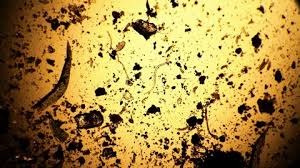
#> input picture MicroPlasticsBackend/dataset/download (1).jpeg, 300 x 168 px
$ python -i app.py   (imports and definitions only)
#> lines starting #> are read from the running program, lines starting #| are printed output that depends on the picture; after the words box and inside, x2 and y2 are one past the last pixel; in counts of white or black regions, pixels touching at a corner belong together
from flask import Flask, request, jsonify, render_template
import cv2
import numpy as np
import os

# ML prediction
from ml_model.predict_model import predict_microplastic

# [1 line not run here, left out]

UPLOAD_FOLDER = "uploads"
# [1 line that did not run here, left out]

SAFE_LIMIT = 30

# create uploads folder if not exists
# [1 line not run here, left out]

# ===============================
# IMAGE ANALYSIS
# ===============================
def analyze_image(image_path):

#> called with image_path = 'dataset/download (1).jpeg'
    image = cv2.imread(image_path)
#> image is the input picture: shape (168, 300, 3); mean B, G, R 70.8, 138.4, 167

    # convert to grayscale
    gray = cv2.cvtColor(image, cv2.COLOR_BGR2GRAY)
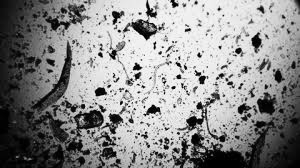
#> gray: shape (168, 300); min 0, max 250, mean 139.2

    # save grayscale image
    cv2.imwrite("static/gray_image.jpg", gray)

    # remove noise
    blur = cv2.GaussianBlur(gray, (5,5), 0)
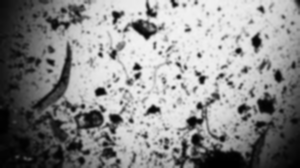
#> blur: shape (168, 300); min 0, max 243, mean 139.2

    # adaptive threshold (better for microscope lighting)
    thresh = cv2.adaptiveThreshold(
        blur,
        255,
        cv2.ADAPTIVE_THRESH_GAUSSIAN_C,
        cv2.THRESH_BINARY_INV,
        11,
        2
    )
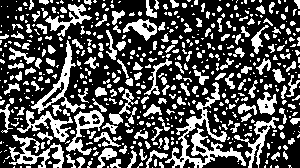
#> thresh: shape (168, 300); 32.6% white; 561 white regions (381 under 20 px), largest, box (x1, y1, x2, y2) and area: (165, 82, 246, 168) 1500, (31, 40, 86, 114) 717, (9, 135, 64, 168) 686

    # remove tiny noise using morphology
    kernel = np.ones((3,3), np.uint8)
    opening = cv2.morphologyEx(thresh, cv2.MORPH_OPEN, kernel, iterations=2)
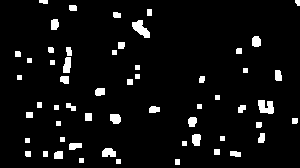
#> opening: shape (168, 300); 5.6% white; 57 white regions, largest, box (x1, y1, x2, y2) and area: (132, 20, 150, 38) 180, (258, 100, 274, 114) 172, (63, 57, 71, 73) 106

    # slightly enlarge particles
    dilated = cv2.dilate(opening, kernel, iterations=1)
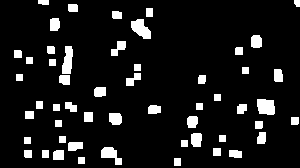
#> dilated: shape (168, 300); 9.3% white; 53 white regions

    # detect contours
    contours, _ = cv2.findContours(
        dilated,
        cv2.RETR_EXTERNAL,
        cv2.CHAIN_APPROX_SIMPLE
    )
#> contours = 53 contours; largest, box (x1, y1, x2, y2) and area: (131, 19, 151, 39) 226, (257, 99, 275, 115) 222, (62, 46, 73, 74) 198, (101, 147, 122, 165) 174, (109, 113, 122, 125) 120

    count = 0

    for contour in contours:

        area = cv2.contourArea(contour)

        # detect small particles
        if area > 10:

            count += 1

            # draw contour on detected particle
            cv2.drawContours(image, [contour], -1, (0,255,0), 1)
#> this loop made 53 passes
#> (contour, area) on passes 1, 2, 5, 7, 10, 11, 12, 13, 17, 21, 22, 25: ([[174, 158], [174, 165], [180, 165], [180, 158]], 42), ([[78, 157], [78, 163], [84, 163], [84, 157]], 36), ([[42, 150], [42, 157], [48, 157], [48, 150]], 42), ([[213, 148], [213, 155], [220, 155], [220, 148]], 49), ([[181, 140], [181, 146], [187, 146], [187, 140]], 36), ([[24, 137], [24, 143], [30, 143], [30, 137]], 36), ([[59, 136], [59, 142], [65, 142], [65, 136]], 36), ([[219, 135], [219, 141], [225, 141], [225, 135]], 36), ([[55, 120], [55, 126], [61, 126], [61, 120]], 36), ([[84, 112], [84, 121], [92, 121], [92, 112]], 72), ([[25, 111], [25, 118], [33, 118], [33, 111]], 56), ([[53, 104], [53, 110], [59, 110], [59, 104]], 36)
#> area on passes 3, 4, 6, 8, 9, 14: 76, 87, 48.5, 174.5, 99.5, 118.5
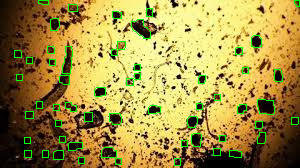
#> image: shape (168, 300, 3); 3.46% of pixels changed, all inside (x1, y1, x2, y2) = (14, 0, 300, 166)
#> after the loop, count = 53

    # save detected particles image
    cv2.imwrite("static/detected_particles.jpg", image)

    return count


# ===============================
# WATER SAFETY
# ===============================
# [10 lines left out: function check_safety, not called in this run]
# ===============================
# HOME PAGE
# ===============================
# [3 lines that did not run here, left out]


# ===============================
# ANALYZE ROUTE
# ===============================
# [28 lines that did not run here, left out]


# ===============================
# RUN SERVER
# ======================
# ===============================
# RUN SERVER
# ===============================
# [3 lines not run here, left out]

>>> result = analyze_image('dataset/download (1).jpeg')
#> result = 53

$ run again, on MicroPlasticsBackend/dataset/download (2).jpeg
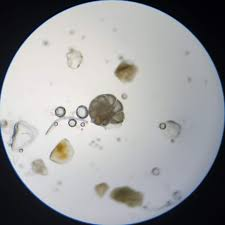
#> input picture MicroPlasticsBackend/dataset/download (2).jpeg, 225 x 225 px
#> in analyze_image, image is the input picture: shape (225, 225, 3); mean B, G, R 155.4, 153.8, 153.2
#> in analyze_image, `thresh = cv2.adaptiveThreshold( blur, 255, cv2.ADAPTIVE_THRESH_GAUSSIA..`:
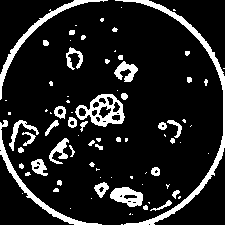
#> thresh: shape (225, 225); 13% white; 82 white regions (43 under 20 px), largest, box (x1, y1, x2, y2) and area: (115, 0, 225, 225) 1465, (0, 120, 102, 225) 746, (75, 94, 125, 127) 730
#> opening: shape (225, 225); 3.6% white; 33 white regions, largest, box (x1, y1, x2, y2) and area: (111, 187, 134, 202) 223, (115, 63, 137, 75) 151, (64, 217, 86, 225) 98
#> dilated: shape (225, 225); 5.8% white; 29 white regions
#> contours = 29 contours; largest, box (x1, y1, x2, y2) and area: (110, 186, 135, 203) 275, (114, 62, 138, 83) 272, (55, 140, 68, 160) 150, (31, 160, 46, 175) 122, (63, 216, 87, 225) 118
#> the loop in analyze_image, `for contour in contours: ` made 29 passes
#> (contour, area) on passes 5, 7, 14, 17, 20, 22, 24, 25: ([[27, 192], [27, 198], [33, 198], [33, 192]], 36), ([[208, 169], [208, 175], [214, 175], [214, 169]], 36), ([[12, 126], [12, 133], [18, 133], [18, 126]], 42), ([[121, 93], [121, 99], [127, 99], [127, 93]], 36), ([[2, 64], [2, 70], [8, 70], [8, 64]], 36), ([[209, 51], [209, 58], [215, 58], [215, 51]], 42), ([[68, 47], [68, 53], [74, 53], [74, 47]], 36), ([[176, 15], [176, 21], [182, 21], [182, 15]], 36)
#> after the loop in analyze_image, `for contour in contours:`:
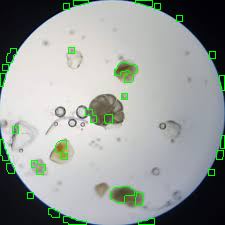
#> image: shape (225, 225, 3); 2.2% of pixels changed, all inside (x1, y1, x2, y2) = (0, 0, 225, 225)
#> after the loop in analyze_image, `for contour in contours:`: count = 29

$ run again, on MicroPlasticsBackend/dataset/download (5).jpeg
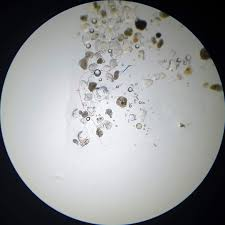
#> input picture MicroPlasticsBackend/dataset/download (5).jpeg, 225 x 225 px
#> in analyze_image, image is the input picture: shape (225, 225, 3); mean B, G, R 148.7, 147.7, 146.4
#> in analyze_image, `thresh = cv2.adaptiveThreshold( blur, 255, cv2.ADAPTIVE_THRESH_GAUSSIA..`:
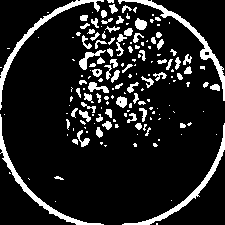
#> thresh: shape (225, 225); 13.1% white; 168 white regions (94 under 20 px), largest, box (x1, y1, x2, y2) and area: (118, 0, 225, 101) 764, (0, 0, 104, 110) 743, (0, 114, 104, 225) 716
#> opening: shape (225, 225); 2.7% white; 35 white regions, largest, box (x1, y1, x2, y2) and area: (135, 20, 146, 30) 96, (0, 72, 6, 90) 73, (80, 59, 87, 69) 66
#> dilated: shape (225, 225); 4.6% white; 32 white regions
#> contours = 32 contours; largest, box (x1, y1, x2, y2) and area: (79, 51, 93, 70) 130, (0, 64, 10, 91) 126, (134, 19, 147, 31) 122, (199, 46, 211, 58) 77, (3, 155, 13, 168) 73
#> the loop in analyze_image, `for contour in contours: ` made 32 passes
#> (contour, area) on passes 3, 4, 11, 15, 16, 19, 20, 21: ([[65, 216], [65, 222], [71, 222], [71, 216]], 36), ([[48, 208], [48, 214], [55, 214], [55, 208]], 42), ([[105, 121], [105, 128], [111, 128], [111, 121]], 42), ([[86, 94], [86, 100], [92, 100], [92, 94]], 36), ([[211, 84], [211, 90], [219, 90], [219, 84]], 48), ([[113, 71], [113, 77], [119, 77], [119, 71]], 36), ([[185, 67], [185, 74], [191, 74], [191, 67]], 42), ([[216, 65], [216, 71], [222, 71], [222, 65]], 36)
#> after the loop in analyze_image, `for contour in contours:`:
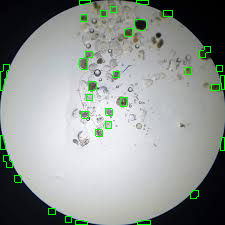
#> image: shape (225, 225, 3); 1.99% of pixels changed, all inside (x1, y1, x2, y2) = (0, 0, 225, 225)
#> after the loop in analyze_image, `for contour in contours:`: count = 32
